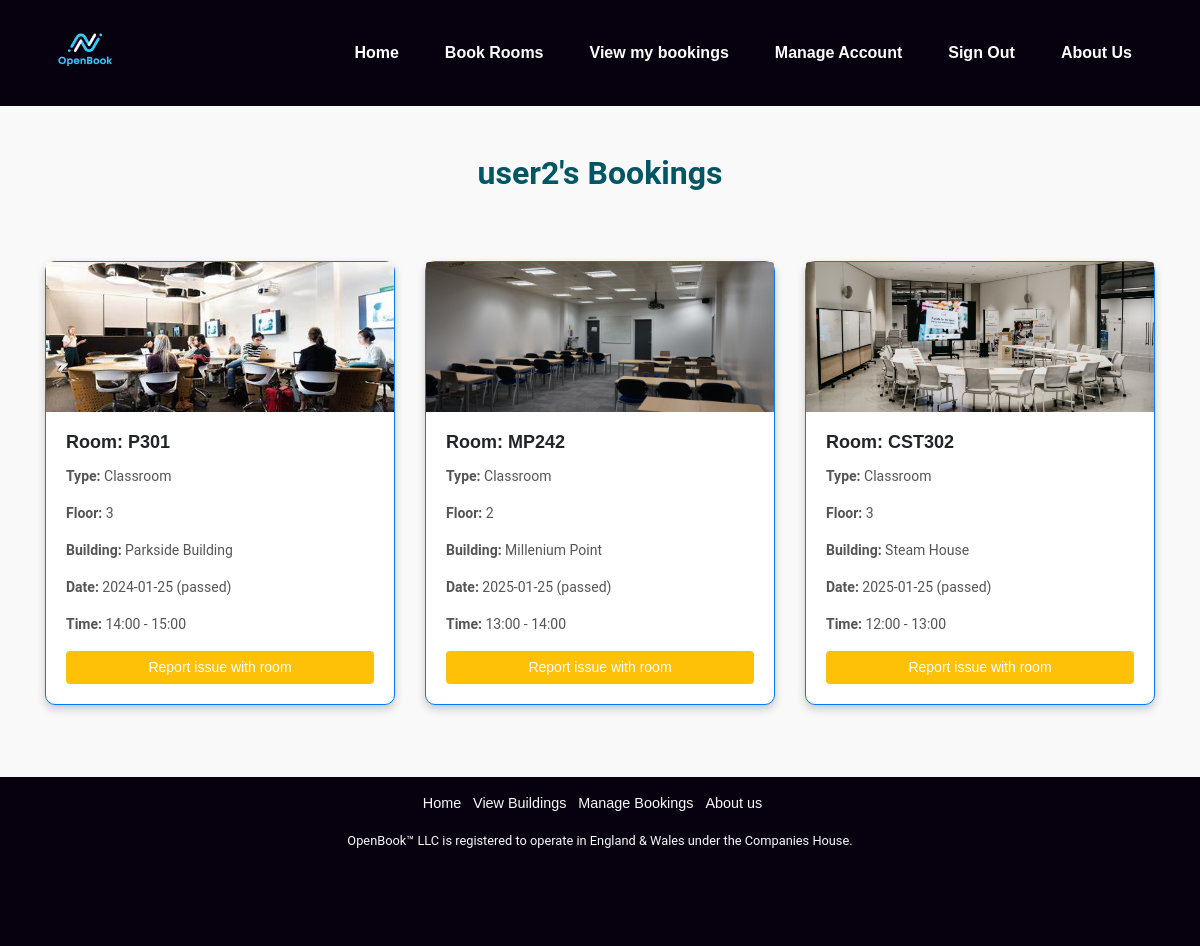
Screenshot of /ManageBookings.php (signed in) with the database file from the repository.
### tables this page shows
CREATE TABLE `appointments` (
  `appointmentID` int(11) NOT NULL,
  `userID` int(11) NOT NULL,
  `roomID` int(11) NOT NULL,
  `date` date NOT NULL,
  `timeSlot` time NOT NULL,
  `paid` tinyint(1) NOT NULL,
  `cancelled` tinyint(1) NOT NULL
);

CREATE TABLE `rooms` (
  `roomID` int(11) NOT NULL,
  `building` int(11) NOT NULL,
  `roomName` varchar(255) NOT NULL,
  `roomDesc` text DEFAULT NULL,
  `roomImg` text DEFAULT NULL,
  `floor` int(11) NOT NULL,
  `capacity` int(11) NOT NULL,
  `roomType` enum('Classroom','Hall','Lab') DEFAULT NULL
);

CREATE TABLE `buildings` (
  `buildingID` int(11) NOT NULL,
  `buildingName` varchar(255) NOT NULL,
  `buildingDesc` text DEFAULT NULL,
  `buildingImg` text DEFAULT NULL,
  `levels` int(11) NOT NULL,
  `helpline` varchar(255) DEFAULT NULL,
  `streetName` varchar(255) NOT NULL,
  `city` varchar(255) NOT NULL,
  `postCode` varchar(255) NOT NULL
);

### resources/database.php (called while the page is built, shortened)
<?php
function formatTimeSlot($timeSlot) {
    $startTime = DateTime::createFromFormat('H:i:s', $timeSlot);
    $endTime = clone $startTime;
    $endTime->add(new DateInterval('PT1H'));
    return $startTime->format('H:i') . ' - ' . $endTime->format('H:i');
}
?>

### ManageBookings.php (the view, shortened to what this page needs)
<?php
include "resources/database.php";
include 'resources/html_construct.php';
if (isset($_SESSION['username'])) {
    $username = $_SESSION['username'];
} else {
    header("Location: login.php");
    exit;
}
$userID = null;
$sql = "SELECT userID FROM users WHERE username = ?";
$stmt = $conn->prepare($sql);
$stmt->bind_param("s", $username);
$stmt->execute();
$result = $stmt->get_result();
if ($result->num_rows > 0) {
    $user = $result->fetch_assoc();
    $userID = $user['userID'];
} else {
    echo "User not found.";
    exit;
}
?>
<!DOCTYPE html>
<html lang="en">
<head>
    <link rel="stylesheet" href="public_html/style/main.css">
</head>
<body>
    <header>
    </header>
    <div class="container mt-5">
        <h2 class="text-center mb-4"><?php echo $username; ?>'s Bookings</h2>
        <div class="row">
            <?php
            $sql = "SELECT a.appointmentID, r.roomID, r.roomName, r.roomType,
            r.floor, r.building, r.roomImg, b.buildingName, a.date, a.timeSlot
                    FROM appointments a
                    JOIN rooms r ON a.roomID = r.roomID
                    JOIN buildings b ON r.building = b.buildingID
                    WHERE a.userID = ? AND a.cancelled = 0";
            $stmt = $conn->prepare($sql);
            $stmt->bind_param("i", $userID);
            $stmt->execute();
            $result = $stmt->get_result();
            if ($result->num_rows > 0) {
                while ($row = $result->fetch_assoc()) {
                    $bookingDate = new DateTime($row['date']);
                    $currentDate = new DateTime();
                    $isPast = $bookingDate < $currentDate &&
                    $bookingDate->format('Y-m-d') !== $currentDate->format('Y-m-d');
                    echo '<div class="col-md-4 mb-4">';
                    echo '<div class="card border-primary">';
                    echo '<img src="' . htmlspecialchars($row['roomImg']) . '" class="card-img-top" alt="Room Image">';
                    echo '<div class="card-body">';
                    echo '<h5 class="card-title">Room: ' . htmlspecialchars($row['roomName']) . '</h5>';
                    echo '<p class="card-text"><strong>Type:</strong> ' . htmlspecialchars($row['roomType']) . '</p>';
                    echo '<p class="card-text"><strong>Floor:</strong> ' . htmlspecialchars($row['floor']) . '</p>';
                    echo '<p class="card-text"><strong>Building:</strong> ' . htmlspecialchars($row['buildingName']) . '</p>';
                    echo '<p class="card-text"><strong>Date:</strong> ' . htmlspecialchars($row['date']) . ($isPast ? ' (passed)' : '') . '</p>';
                    echo '<p class="card-text"><strong>Time:</strong> ' . formatTimeSlot(htmlspecialchars($row['timeSlot'])) . '</p>';
                    echo '<a href="ReportPage.php?roomID=' . $row['roomID'] . '" class="btn btn-warning btn-block mt-2">Report issue with room</a>';
                    echo '</div>';
                    echo '</div>';
                    echo '</div>';
                }
            } else {
                echo '<p class="text-center">No bookings found.</p>';
            }
            ?>
        </div>
    </div>
</body>
</html>

### public_html/style/main.css (style rules this page uses)
* { margin: 0; padding: 0; box-sizing: border-box; }
h1, h2, h3 { font-family: 'Roboto', sans-serif; font-weight: 700; }
p { font-family: 'Roboto', sans-serif; font-weight: 400; }
body { font-family: Arial, sans-serif; background-color: #f9f9f9; margin: 0; padding: 0; display: flex; flex-direction: column; min-height: 100vh; overflow-x: hidden; }
.container { z-index: 5; }
.container h2, .container h3 { color: #005662; }
.card { border-radius: 10px; box-shadow: 0px 4px 8px rgba(0, 0, 0, 0.2); }
.card-img-top { height: 150px; object-fit: cover; }
.card-body h5 { font-size: 18px; font-weight: bold; }
.card-body p { font-size: 14px; color: #555; }
.btn { border-color: #f4f4f400; color: white; font-size: 14px; padding: 5px 10px; border-radius: 4px; }
.row { padding-top: 45px; }

### rows the page displays
appointments: roomID.roomImg (picture), roomID.roomName "P301", roomID.roomType "Classroom", roomID.floor "3", buildings.buildingName "Parkside Building", date "2024-01-25", shows "(passed)", timeSlot "14:00 - 15:00"
appointments: shows a picture, roomID.roomName "MP242", roomID.roomType "Classroom", roomID.floor "2", buildings.buildingName "Millenium Point", date "2025-01-25", shows "(passed)", timeSlot "13:00 - 14:00"
appointments: roomID.roomImg (picture), roomID.roomName "CST302", roomID.roomType "Classroom", roomID.floor "3", buildings.buildingName "Steam House", date "2025-01-25", shows "(passed)", timeSlot "12:00 - 13:00"

### other values shown
$username "user2"
